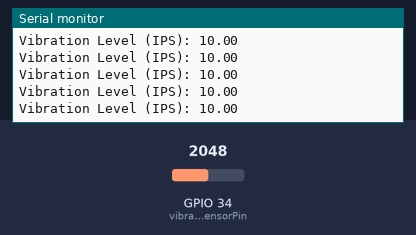
Simulated run of this sketch. Board: ESP32. On the bench: the last lines printed to the serial monitor. The inputs (shaded band) are chosen by the test bench; at power-on: GPIO 34 (vibrationSensorPin) = 2048.

Above: at 1.2 s.
1.3 s: GPIO 34 (vibrationSensorPin) set to 2866
At 1.31 s:
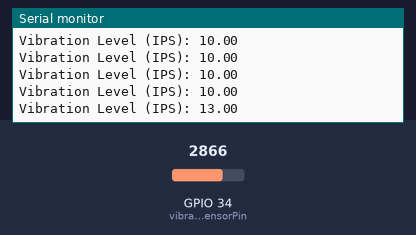
2.8 s: GPIO 34 (vibrationSensorPin) set to 3603
At 2.81 s:
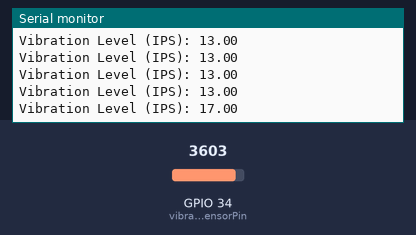
Timing chart, 0 to 5.8 s (numbered marks = the images above; inputs shaded):
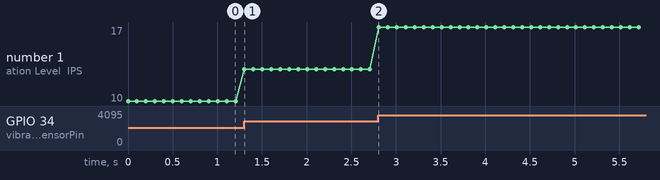

The sketch:

Vibration_Test.ino
```cpp
const int vibrationSensorPin = 34;
void setup() {
  // Initialize serial communication
  Serial.begin(9600);
  pinMode(vibrationSensorPin, INPUT);
  Serial.println("Vibration sensor test");
}
void loop() {
  int vibrationValue = analogRead(vibrationSensorPin);
  float vibrationMagnitude = map(vibrationValue, 0, 4095, 0, 20);
  Serial.print("Vibration Level (IPS): ");
  Serial.println(vibrationMagnitude);
  delay(100);
}
```

Measured:
- after the input at 1.3 s, the serial monitor: prints a new line at once (image 1)
- after the input at 2.8 s, the serial monitor: prints a new line at once (image 2)
- plotted number 1: 10 → 13 after the input at 1.3 s, 13 → 17 after the input at 2.8 s
